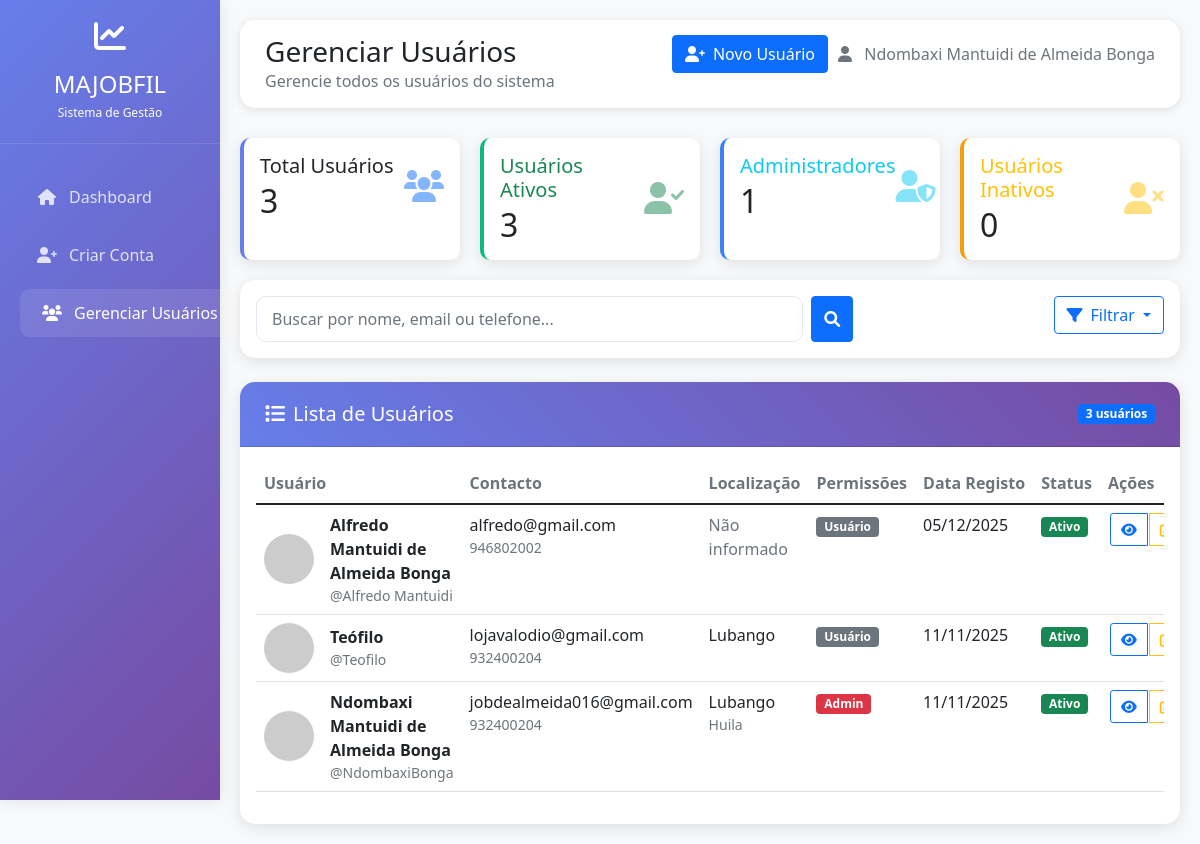
Page /usuarios/ (signed in) on the committed database.
### conta/models.py (models this page shows, shortened)
class Conta(AbstractBaseUser, PermissionsMixin):
    username = models.CharField('Nome de usuário', max_length=30, unique=True)
    email = models.EmailField('Email', unique=True)
    nome = models.CharField('Nome completo', max_length=100)
    telemovel = models.CharField('Telemóvel', max_length=15, blank=True, null=True)
    data_nascimento = models.DateField('Data de nascimento', blank=True, null=True)
    bilhete_identidade = models.CharField('Bilhete de Identidade', max_length=20, blank=True, null=True)
    bairro = models.CharField('Bairro', max_length=100, blank=True, null=True)
    cidade = models.CharField('Cidade', max_length=100, blank=True, null=True)
    provincia = models.CharField('Província', max_length=100, blank=True, null=True)
    municipio = models.CharField('Município', max_length=100, blank=True, null=True)
    is_active = models.BooleanField('Ativo', default=True)
    is_staff = models.BooleanField('Staff', default=False)
    is_superuser = models.BooleanField('superuser', default=False)
    date_joined = models.DateTimeField('Data de registro', default=timezone.now)
    objects = CustomUserManager()
    USERNAME_FIELD = 'email'
    REQUIRED_FIELDS = ['username', 'nome']
    class Meta:
        verbose_name = 'Conta'
        verbose_name_plural = 'Contas'

### conta/views.py (the view)
# urls.py: path('usuarios/', views.listar_usuarios, name='listar_usuarios'),
@login_required
@user_passes_test(is_superuser)
def listar_usuarios(request):
    query = request.GET.get('q', '')
    if query:
        usuarios = Conta.objects.filter(
            Q(nome__icontains=query) |
            Q(email__icontains=query) |
            Q(username__icontains=query) |
            Q(telemovel__icontains=query)
        ).order_by('-date_joined')
    else:
        usuarios = Conta.objects.all().order_by('-date_joined')
    total_usuarios = usuarios.count()
    usuarios_ativos = usuarios.filter(is_active=True).count()
    usuarios_inativos = total_usuarios - usuarios_ativos
    total_administradores = usuarios.filter(is_superuser=True).count()
    page = request.GET.get('page', 1)
    paginator = Paginator(usuarios, 10)  # 10 usuários por página
    try:
        usuarios_paginados = paginator.page(page)
    except PageNotAnInteger:
        usuarios_paginados = paginator.page(1)
    except EmptyPage:
        usuarios_paginados = paginator.page(paginator.num_pages)
    context = {
        'usuarios': usuarios_paginados,
        'query': query,
        'total_usuarios': total_usuarios,
        'usuarios_ativos': usuarios_ativos,
        'usuarios_inativos': usuarios_inativos,
        'total_administradores': total_administradores,
    }
    return render(request, 'admin/listar_usuarios.html', context)

### conta/templates/admin/listar_usuarios.html (shortened to what this page needs)
<!DOCTYPE html>
<html lang="pt">
<head>
    <link href="https://cdn.jsdelivr.net/npm/bootstrap@5.1.3/dist/css/bootstrap.min.css" rel="stylesheet">
    <link href="https://cdnjs.cloudflare.com/ajax/libs/font-awesome/6.0.0/css/all.min.css" rel="stylesheet">
</head>
<body>
    <div class="sidebar" id="sidebar">
        <div class="logo">
            <i class="fas fa-chart-line fa-2x mb-2"></i>
            <h4 class="mb-0">MAJOBFIL</h4>
            <small>Sistema de Gestão</small>
        </div>
        <div class="mt-4">
            <ul class="nav flex-column">
                <li class="nav-item">
                    <a class="nav-link" href="{% url 'dashboard' %}">
                        <i class="fas fa-home"></i>Dashboard
                    </a>
                </li>
                {% if user.is_superuser %}
                <li class="nav-item">
                    <a class="nav-link" href="{% url 'criar_usuario' %}">
                        <i class="fas fa-user-plus"></i>Criar Conta
                    </a>
                </li>
                <li class="nav-item">
                    <a class="nav-link active" href="{% url 'listar_usuarios' %}">
                        <i class="fas fa-users"></i>Gerenciar Usuários
                    </a>
                </li>
                {% endif %}
            </ul>
        </div>
    </div>
    <div class="main-content" id="mainContent">
        <div class="top-bar">
            <div class="top-bar-header">
                <div>
                    <h3 class="mb-0">Gerenciar Usuários</h3>
                    <p class="mb-0 text-muted">Gerencie todos os usuários do sistema</p>
                </div>
                <div class="top-bar-actions">
                    <a href="{% url 'criar_usuario' %}" class="btn btn-primary">
                        <i class="fas fa-user-plus me-2"></i>Novo Usuário
                    </a>
                    <span class="text-muted">
                        <i class="fas fa-user me-2"></i>
                        {{ user.nome|default:user.username }}
                    </span>
                </div>
            </div>
        </div>
        <div class="stats-grid fade-in">
            <div class="card stats-card primary">
                <div class="card-body">
                    <div class="d-flex justify-content-between align-items-center">
                        <div>
                            <h5 class="mb-1">Total Usuários</h5>
                            <h2 class="mb-0">{{ total_usuarios }}</h2>
                        </div>
                        <div class="text-end">
                            <i class="fas fa-users fa-2x text-primary opacity-50"></i>
                        </div>
                    </div>
                </div>
            </div>
            <div class="card stats-card success">
                <div class="card-body">
                    <div class="d-flex justify-content-between align-items-center">
                        <div>
                            <h5 class="mb-1 text-success">Usuários Ativos</h5>
                            <h2 class="mb-0">{{ usuarios_ativos }}</h2>
                        </div>
                        <div class="text-end">
                            <i class="fas fa-user-check fa-2x text-success opacity-50"></i>
                        </div>
                    </div>
                </div>
            </div>
            <div class="card stats-card info">
                <div class="card-body">
                    <div class="d-flex justify-content-between align-items-center">
                        <div>
                            <h5 class="mb-1 text-info">Administradores</h5>
                            <h2 class="mb-0">{{ total_administradores }}</h2>
                        </div>
                        <div class="text-end">
                            <i class="fas fa-user-shield fa-2x text-info opacity-50"></i>
                        </div>
                    </div>
                </div>
            </div>
            <div class="card stats-card warning">
                <div class="card-body">
                    <div class="d-flex justify-content-between align-items-center">
                        <div>
                            <h5 class="mb-1 text-warning">Usuários Inativos</h5>
                            <h2 class="mb-0">{{ usuarios_inativos }}</h2>
                        </div>
                        <div class="text-end">
                            <i class="fas fa-user-times fa-2x text-warning opacity-50"></i>
                        </div>
                    </div>
                </div>
            </div>
        </div>
        <div class="card mb-4 fade-in">
            <div class="card-body">
                <div class="row">
                    <div class="col-md-8 mb-3 mb-md-0">
                        <form method="get" class="d-flex">
                            <input type="text" name="q" value="{{ query }}"
                                   class="form-control search-box me-2"
                                   placeholder="Buscar por nome, email ou telefone...">
                            <button type="submit" class="btn btn-primary">
                                <i class="fas fa-search"></i>
                            </button>
                        </form>
                    </div>
                    <div class="col-md-4">
                        <div class="d-flex justify-content-md-end">
                            <div class="btn-group">
                                <button type="button" class="btn btn-outline-primary dropdown-toggle"
                                        data-bs-toggle="dropdown">
                                    <i class="fas fa-filter me-2"></i>Filtrar
                                </button>
                            </div>
                        </div>
                    </div>
                </div>
            </div>
        </div>
        <div class="card fade-in">
            <div class="card-header">
                <div class="d-flex justify-content-between align-items-center flex-wrap gap-2">
                    <h5 class="mb-0"><i class="fas fa-list me-2"></i>Lista de Usuários</h5>
                    <span class="badge bg-primary">
                        {{ usuarios.paginator.count|default:0 }} usuários
                    </span>
                </div>
            </div>
            <div class="card-body">
                {% if usuarios %}
                <div class="table-responsive">
                    <table class="table table-hover">
                        <thead>
                            <tr>
                                <th>Usuário</th>
                                <th>Contacto</th>
                                <th>Localização</th>
                                <th>Permissões</th>
                                <th>Data Registo</th>
                                <th>Status</th>
                                <th>Ações</th>
                            </tr>
                        </thead>
                        <tbody>
                            {% for usuario in usuarios %}
                            <tr>
                                <td>
                                    <div class="d-flex align-items-center">
                                        <img src="https://ui-avatars.com/api/?name={{ usuario.nome|urlencode }}&background=667eea&color=fff&size=50"
                                             alt="Avatar" class="user-avatar me-3">
                                        <div>
                                            <strong>{{ usuario.nome }}</strong>
                                            <div class="text-muted small">@{{ usuario.username }}</div>
                                        </div>
                                    </div>
                                </td>
                                <td>
                                    <div>{{ usuario.email }}</div>
                                    {% if usuario.telemovel %}
                                    <div class="text-muted small">{{ usuario.telemovel }}</div>
                                    {% endif %}
                                </td>
                                <td>
                                    {% if usuario.cidade %}
                                    <div>{{ usuario.cidade }}</div>
                                    <div class="text-muted small">{{ usuario.provincia|default:"" }}</div>
                                    {% else %}
                                    <span class="text-muted">Não informado</span>
                                    {% endif %}
                                </td>
                                <td>
                                    {% if usuario.is_superuser %}
                                    <span class="badge bg-danger status-badge">Admin</span>
                                    {% elif usuario.is_staff %}
                                    <span class="badge bg-warning status-badge">Staff</span>
                                    {% else %}
                                    <span class="badge bg-secondary status-badge">Usuário</span>
                                    {% endif %}
                                </td>
                                <td>{{ usuario.date_joined|date:"d/m/Y" }}</td>
                                <td>
                                    {% if usuario.is_active %}
                                    <span class="badge bg-success status-badge">Ativo</span>
                                    {% else %}
                                    <span class="badge bg-danger status-badge">Inativo</span>
                                    {% endif %}
                                </td>
                                <td>
                                    <div class="btn-group">
                                        <a href="{% url 'detalhes_usuario' usuario.id %}"
                                           class="btn btn-sm btn-outline-primary action-btn"
                                           title="Ver detalhes">
                                            <i class="fas fa-eye"></i>
                                        </a>
                                        <a href="{% url 'editar_usuario' usuario.id %}"
                                           class="btn btn-sm btn-outline-warning action-btn"
                                           title="Editar usuário">
                                            <i class="fas fa-edit"></i>
                                        </a>
                                    </div>
                                </td>
                            </tr>
                            {% endfor %}
                        </tbody>
                    </table>
                </div>
                {% endif %}
            </div>
        </div>
    </div>
</body>
</html>

### rows in the picture
Conta: nome "Ndombaxi Mantuidi de Almeida Bonga", username "NdombaxiBonga", email "jobdealmeida016@gmail.com", telemovel "932400204", cidade "Lubango", provincia "Huila", is_superuser "Admin", date_joined "11/11/2025", is_active "Ativo"
Conta: nome "Alfredo Mantuidi de Almeida Bonga", username "Alfredo Mantuidi", email "alfredo@gmail.com", telemovel "946802002", cidade "Não informado", is_superuser "Usuário", date_joined "05/12/2025", is_active "Ativo"
Conta: nome "Teófilo", username "Teofilo", email "lojavalodio@gmail.com", telemovel "932400204", cidade "Lubango", is_superuser "Usuário", date_joined "11/11/2025", is_active "Ativo"

### other values in the picture
{{ total_usuarios }} "3"
{{ usuarios_ativos }} "3"
{{ total_administradores }} "1"
{{ usuarios_inativos }} "0"
{{ usuarios.paginator.count|default:0 }} "3"
